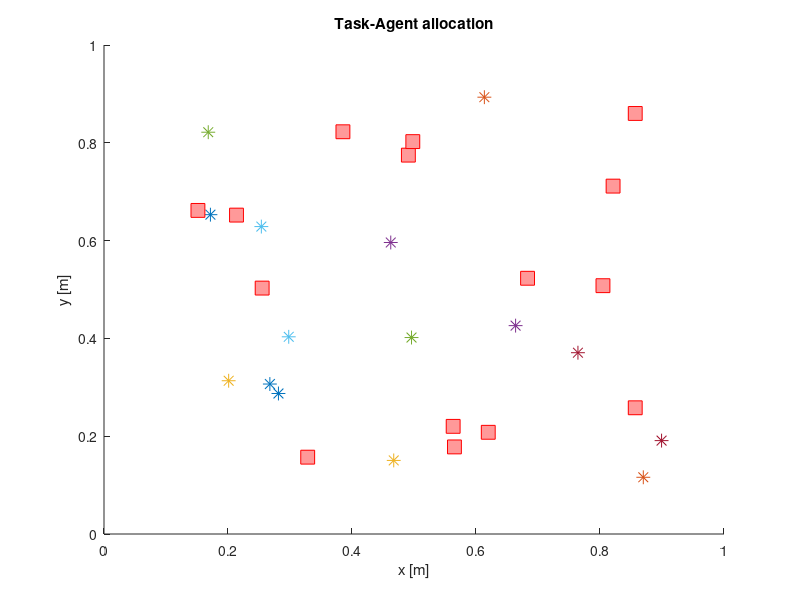

Source code (MATLAB): (Note: this script raises an error after producing the figure.)
%% Decentralized Control for Dynamic Task Allocation Problems for Multi-Agent Systems with Auctions
% Analysis in dynamics
%
% Author: Martin Braquet
% Date: September 2020

addpath('CNP_CBBA/');
close all; clear all;
rng('default');
rng(8);

[ComputeOpt ComputeSGA ComputeCBBA] = deal(0,0,1);
CommLimit = 1;
use_CBBA = 1;
use_OPT = 0;
uniform_agents = 0;
uniform_tasks = 0;

na = 15;
nt = 15;
Lt = 1;

nt_loiter = floor(nt/2);
task_type = zeros(nt,1);
task_type(1:nt_loiter) = 1;
lambda = 1;

map_width = 1;
comm_distance = 0.1 * map_width;

simu_time = 5;
n_rounds = 1000;
time_step = simu_time / n_rounds;
time_start = 0;

pos_a = (0.1 + 0.8 * rand(na,2)) * map_width;
pos_t = (0.1 + 0.8 * rand(na,2)) * map_width;
%tf_t = rand(nt,1) * simu_time;
%tf_t = [5*ones(1,3) 10*ones(1,1)];
tf_t =  simu_time / 1.05 * (1 + 0.05 * rand(nt,1));
tloiter_t =  simu_time * (0.1 + 0.05 * rand(nt,1));
%tf_t = 10*ones(1,nt);

[tf_t, idx] = sort(tf_t);
pos_t = pos_t(idx,:);

%velocity = 1:na;
%velocity = 1 * ones(1,nt);
max_speed = 0.1;
if uniform_agents
    v_a = zeros(na,2);
else
    v_a = (2 * rand(na,2) - 1) * max_speed;
end

max_speed_task = 0.1;
if uniform_tasks
    v_t = zeros(nt,2);
else
    v_t = (2 * rand(nt,2) - 1) * max_speed_task;
end

R = 0.1 * map_width;
if uniform_tasks
    radius_t = R * ones(nt,1);
else
    radius_t = (rand(nt,1) - 0.5) * R;
end

% 
% pos_a = [0.1 0.5];
% v_a = [0.1 0];
% pos_t = [0.8 0.5];


% Reward after task completion
if uniform_agents
    r_bar = ones(nt,1);
else
    r_bar = rand(nt,1);
end
    
% Probability that agent i successfully completes task j
if uniform_agents
    prob_a_t = 0.7 * ones(na,nt);
else
    prob_a_t = rand(na,nt);
end

Tasks.r_bar = r_bar;
Tasks.prob_a_t = prob_a_t;
Tasks.tast_type = task_type;

Agents.N = na;
Agents.Lt = Lt * ones(1,na);
Agents.v_a = v_a;

costs = zeros(na, nt);
utility = zeros(na, nt);
rewards = zeros(na, nt);

% Fully connected graph
G = ~eye(Agents.N);

figure; hold on;
colors = lines(na);

U_next_tot = zeros(n_rounds-1,1);
U_tot = zeros(n_rounds-1,1);
U_completed_tot = 0;
n_rounds_init = n_rounds;

for i_round = 1:n_rounds_init-1
    
    clf; hold on;
    xlim([0 map_width]);
    ylim([0 map_width]);
    xlabel('x [m]');
    ylabel('y [m]');
    title('Task-Agent allocation');
    for i = 1:na
        plot(pos_a(i,1), pos_a(i,2), '*', 'Color', colors(i,:), 'MarkerSize', 10, 'DisplayName', 'Agents');
    end
    plot(pos_t(:,1), pos_t(:,2),'rs', 'MarkerSize', 10, 'DisplayName', 'Targets', 'MarkerFaceColor',[1 .6 .6]);
    if CommLimit
        PlotAgentRange(pos_a, comm_distance, colors, 'Comm Range');
    end
    
    Agents.Pos = pos_a;
    Agents.v_a = v_a;
    
    Tasks.Pos = pos_t;
    Tasks.Speed = v_t;
    Tasks.N = nt;
    Tasks.tf = tf_t;
    Tasks.lambda = lambda;
    Tasks.task_type = task_type;
    Tasks.tloiter = tloiter_t;
    Tasks.radius = radius_t;
    
    for j = 1:nt
        if tf_t(j) > 0
            for i = 1:na
                [~, ~, ~, ~, costs(i,j)] = ComputeCommandParamsWithVelocity(pos_a(i,:)', v_a(i,:)', pos_t(j,:)', v_t(j,:)', tf_t(j));
                %mycost(i_round) = costs(i,j)
                rewards(i,j) = r_bar(j) * prob_a_t(i,j);
                winners = zeros(na,nt);
                winners(i,j) = 1;
                utility(i,j) = CalcTaskUtility(pos_a, v_a, pos_t(j,:), v_t(j,:), tf_t(j), r_bar(j), j, prob_a_t, winners, lambda);
                %myutility(i_round) = utility(i,j)
            end
        end
    end
    
    if CommLimit
        for i = 1:na
            for j = (i+1):na
                G(i,j) = norm(pos_a(i,:) - pos_a(j,:)) < comm_distance;
                G(j,i) = G(i,j);
            end
        end
    end

    if use_CBBA
        % CBBA solution
        tic; [S_CBBA, p_CBBA, S_CBBA_ALL] = CBBASolution(Agents, G, Tasks)
        toc;
    else
        % Test of fixed solution
        p_CBBA = {[1 4], [2 4], [3 4]}; S_CBBA = 1;
    end
    
    if use_OPT
        tic; [S_OPT, p_OPT, S_OPT_ALL] = OptimumSolution(Agents, G, Tasks);
        toc;
        [S_CBBA S_OPT]
    end
    
    U_next_tot(i_round) = S_CBBA;
    U_tot(i_round) = U_next_tot(i_round) + U_completed_tot;
    
    % Find the optimal control solution for the given allocation p_CBBA
    [X, completed_tasks] = OptimalControlSolution(pos_a, v_a, pos_t, v_t, p_CBBA, tf_t, time_step, n_rounds, na);
    PlotAlloc(X, n_rounds, na, colors, 'CBBA solution');
    
    for j = completed_tasks
            pos_t(j,:) = [1 1] * 1e16;
            U_completed_tot = U_completed_tot + S_CBBA_ALL(j);
    end
    
    completed_tasks = [];
    
    
    legend(legendUnq(gca));
    drawnow;
    
    % Update position and velocity of each agent
    pos_a = X(1:2,:,2)';
    v_a   = X(3:4,:,2)';
    
%     stop = 1;
%     for i = 1:na
%         if ~isempty(p_CBBA{i})
%             stop = 0;
%             break;
%         end
%     end
%         
%         
%     if (stop)
%         break;
%     end
    
   %pos_t = RemoveCompletedTasks(pos_t, ind_completed_tasks);
   
   simu_time = simu_time - time_step;
   time_start = time_start + time_step;
   n_rounds = n_rounds - 1;
   tf_t = tf_t - time_step;
end

%%

function pos_t_new = RemoveCompletedTasks(pos_t, ind)

    pos_t_new = zeros(size(pos_t,1)-length(ind),2);
    k = 1;
    for t = 1:size(pos_t,1)
        if ~sum(ind == t)
            pos_t_new(k,:) = pos_t(t,:);
            k = k + 1;
        end
    end

end

function [p, pos_a, ind_completed_tasks, nt, Agents] = UpdatePath(p, pos_a, pos_t, time_step, Agents, nt)
    ind_completed_tasks = [];
    
    for i = 1:size(pos_a,1)
        if ~isempty(p{i})
            d_a_t = pos_t(p{i}(1),:) - pos_a(i,:);
            if (norm(d_a_t) < time_step * Agents.Speed(i))
                pos_a(i,:) = pos_t(p{i}(1),:);
                nt = nt - 1;
                Agents.Lt(i) = Agents.Lt(i) - 1;
                ind_completed_tasks = [ind_completed_tasks p{i}(1)];
                %if (nt == 0)
                %    break;
                %end
                p{i} = p{i}(2:end);
%                 if ~isempty(p{i})
%                     time_step_remaining = time_step - norm(d_a_t) / Agents.Speed(i);
%                     d_a_next_t = pos_t(p{i}(1),:) - pos_a(i,:);
%                     pos_a(i,:) = pos_a(i,:) + d_a_next_t / norm(d_a_next_t) * time_step_remaining * Agents.Speed(i);
%                 end
            else
                pos_a(i,:) = pos_a(i,:) + d_a_t / norm(d_a_t) * time_step * Agents.Speed(i);
            end
        end
    end
end

